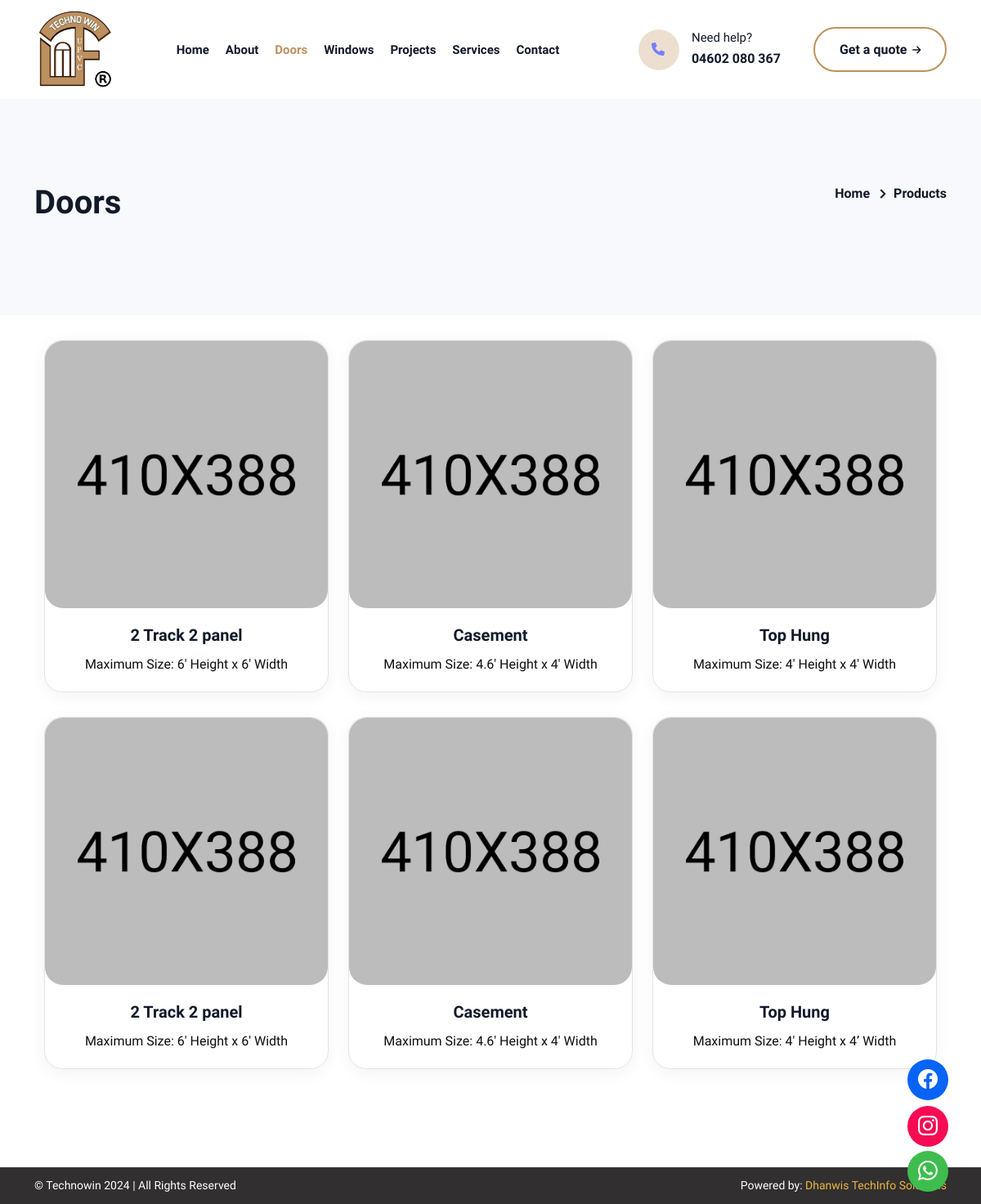
/doors/, run on an earlier commit of the app's database.
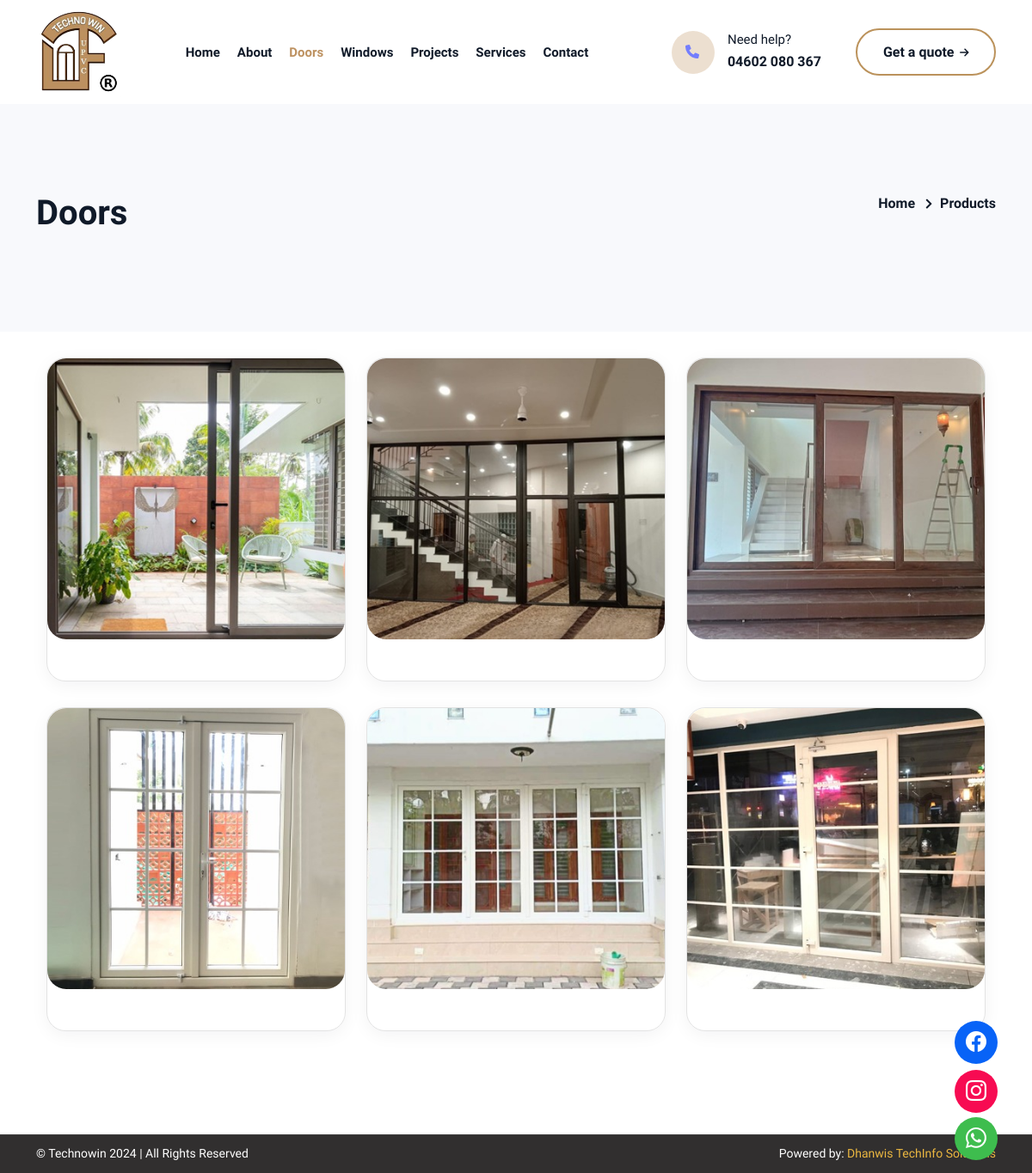
And on a later commit of the database.
### admin_app/models.py (models this page shows)
class Door(models.Model):
    image = models.ImageField(upload_to='admin_app/door')
    head = models.CharField(max_length=500, null=True, blank=True)
    description = models.CharField(max_length=1000, null=True, blank=True)

### user_app/views.py (the view)
# urls.py: path('doors/', door_list, name='door_list'),
def doors(request):
    current_page = 'doors'
    doors = Door.objects.all()
    context = {
        'current_page': current_page,
        'doors': doors
    }
    return render(request, 'user_app/pages/doors.html', context)

### templates/user_app/pages/doors.html
{% extends "user_app/base.html" %}
{% load static %}
{% block content %}
{% include 'user_app/components/header.html' %}
    <div class="breadcrumb-area bg-cover" style="background-image: url('./assets/img/bg/7.png');">
        <div class="container">
            <div class="breadcrumb-inner">
                <div class="row justify-content-center">
                    <div class="col-lg-6">
                        <h2 class="page-title">Doors</h2>
                    </div>
                    <div class="col-lg-6 text-lg-end">
                        <ul class="page-list">
                            <li><a href="{% url 'home' %}">Home</a></li>
                            <li>Products</li>
                        </ul>
                    </div>
                </div>
            </div>
        </div>
    </div>
    <div class="project-area bg-relative" style="padding-top: 30px;">
        <div class="container">
            <div class="team-area bg-relative pd-bottom-90">
                <div class="container">
                    <div class="row">
                        {% for door in doors %}
                            <div class="col-lg-4 col-md-6">
                                <div class="single-team-inner text-center">
                                    <div class="thumb">
                                        <img src="{{ door.image.url }}" alt="img">
                                    </div>
                                    <div class="details">
                                        <h5><a href="#">{{ door.head }}</a></h5>
                                        <p>{{ door.description }}</p>
                                    </div>
                                </div>
                            </div>
                        {% endfor %}
                    </div>
                </div>
            </div>
        </div>
    </div>
    {% include 'user_app/components/footer.html' %}
    {% endblock content %}

What changed in the data, as far as the page shows it:
changed Door (number 1 of 6 on the later page): image: a different picture; head "2 Track 2 panel" → (not shown); description "Maximum Size: 6' Height x 6' Width" → (not shown)
changed Door (number 2 of 6 on the later page): image: a different picture; head "Casement" → (not shown); description "Maximum Size: 4.6' Height x 4' Width" → (not shown)
changed Door (number 3 of 6 on the later page): image: a different picture; head "Top Hung" → (not shown); description "Maximum Size: 4' Height x 4' Width" → (not shown)
changed Door (number 4 of 6 on the later page): image: a different picture; head "2 Track 2 panel" → (not shown); description "Maximum Size: 6' Height x 6' Width" → (not shown)
changed Door (number 5 of 6 on the later page): image: a different picture; head "Casement" → (not shown); description "Maximum Size: 4.6' Height x 4' Width" → (not shown)
changed Door (number 6 of 6 on the later page): image: a different picture; head "Top Hung" → (not shown); description "Maximum Size: 4' Height x 4’ Width" → (not shown)
